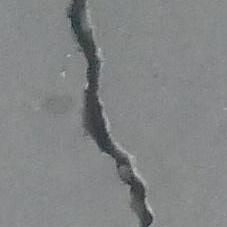
#> input picture sample_data/image/00001.jpg, 227 x 227 px, found by its file name
$ jupyter execute --allow-errors auto_mask_data.ipynb
#> lines starting #> are read from the running program, lines starting #| are printed output that depends on the picture; after the words box and inside, x2 and y2 are one past the last pixel; in counts of white or black regions, pixels touching at a corner belong together
[cell 1]
import cv2
import numpy as np
import matplotlib.pyplot as plt
import os
import tqdm

[cell 2]
def viz(img, title=""):
    plt.figure()
    plt.imshow(img, cmap='gray')
    plt.title(title)
    plt.show()

[cell 3]
img_path = r"D:\fake_defect\data\archive\Positive\00001.jpg"
img = cv2.imread(img_path, cv2.IMREAD_GRAYSCALE)
#> img: shape (227, 227); min 33, max 194, mean 132.1
print(img.shape)
#| (227, 227)
viz(img, "Positive")

[cell 4]
thr = 120
_, img_thr = cv2.threshold(img, thr, 255, cv2.THRESH_BINARY)
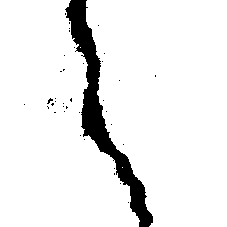
#> img_thr: shape (227, 227); 92.4% white; 38 black regions (37 under 20 px)
viz(img_thr, "Thresholded")


contours, _ = cv2.findContours(img_thr, cv2.RETR_EXTERNAL, cv2.CHAIN_APPROX_SIMPLE)
#> contours = 4 contours, 2 with area under 20; largest, box (x1, y1, x2, y2) and area: (86, 0, 227, 227) 25620, (0, 0, 140, 227) 21381

img_contours = cv2.drawContours(img.copy(), contours, -1, (0, 255, 0), 2)
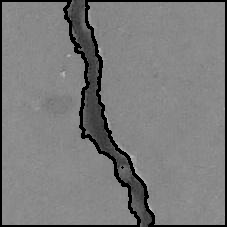
#> img_contours: shape (227, 227); min 0, max 194, mean 122.9

viz(img_contours, "Contours")

$ run again, with sample_data/image/00002.jpg copied over sample_data/image/00001.jpg
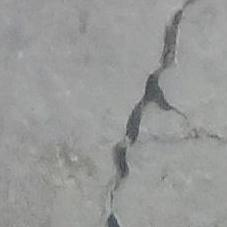
#> input picture sample_data/image/00002.jpg, 227 x 227 px, found by its file name
#| (227, 227)
#> `_, img_thr = cv2.threshold(img, thr, 255, cv2.THRESH_BINARY)`:
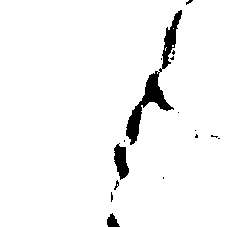
#> img_thr: shape (227, 227); 96.2% white; 16 black regions (12 under 20 px)
#> contours = 1 contour; box (x1, y1, x2, y2) and area: (0, 0, 227, 227) 50933
#> `img_contours = cv2.drawContours(img.copy(), contours, -1, (0, 255, 0),..`:
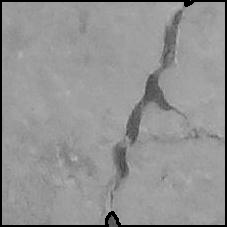
#> img_contours: shape (227, 227); min 0, max 185, mean 147

$ run again, with sample_data/image/00003.jpg copied over sample_data/image/00001.jpg
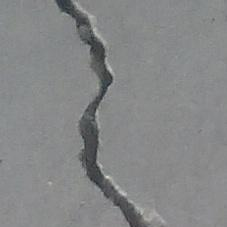
#> input picture sample_data/image/00003.jpg, 227 x 227 px, found by its file name
#| (227, 227)
#> `_, img_thr = cv2.threshold(img, thr, 255, cv2.THRESH_BINARY)`:
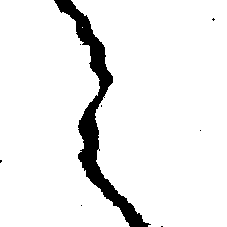
#> img_thr: shape (227, 227); 93.1% white; 8 black regions (7 under 20 px)
#> contours = 3 contours, 1 with area under 20; largest, box (x1, y1, x2, y2) and area: (71, 0, 227, 227) 27362, (0, 0, 130, 227) 19916
#> `img_contours = cv2.drawContours(img.copy(), contours, -1, (0, 255, 0),..`:
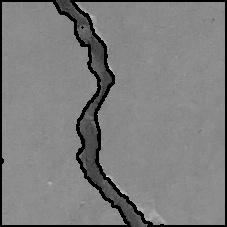
#> img_contours: shape (227, 227); min 0, max 218, mean 125.1

$ run again, with sample_data/image/00004.jpg copied over sample_data/image/00001.jpg
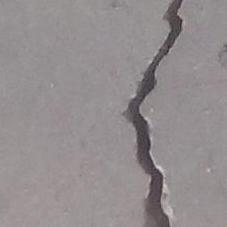
#> input picture sample_data/image/00004.jpg, 227 x 227 px, found by its file name
#| (227, 227)
#> `_, img_thr = cv2.threshold(img, thr, 255, cv2.THRESH_BINARY)`:
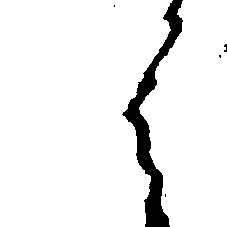
#> img_thr: shape (227, 227); 93.9% white; 5 black regions (4 under 20 px)
#> contours = 2 contours; box (x1, y1, x2, y2) and area: (0, 0, 173, 227) 32941, (139, 0, 227, 227) 14759
#> `img_contours = cv2.drawContours(img.copy(), contours, -1, (0, 255, 0),..`:
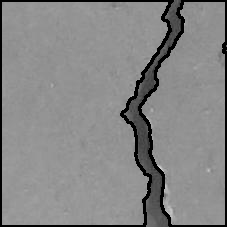
#> img_contours: shape (227, 227); min 0, max 214, mean 133.9
